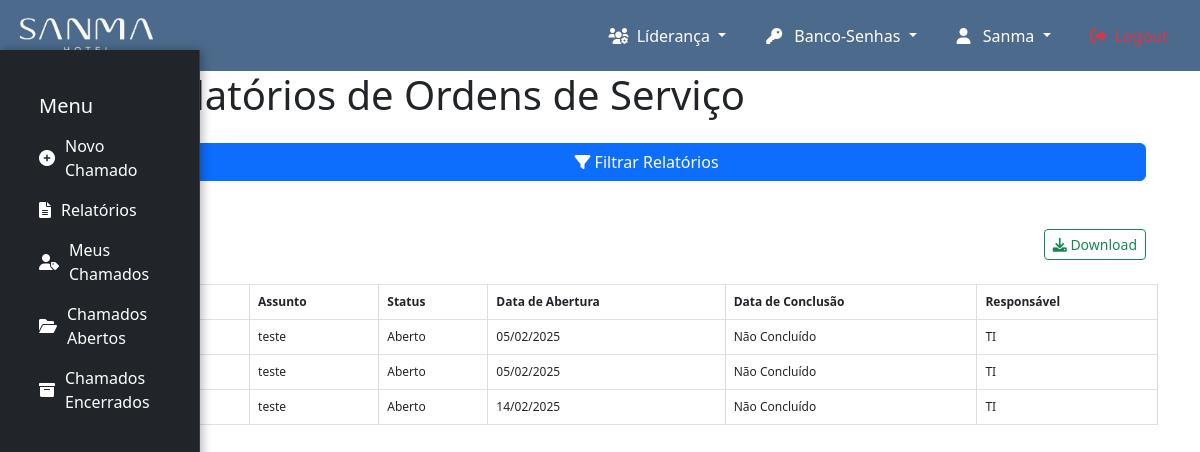
Screenshot of /ordem-servico/relatorio-chamados/ (signed in) with the database file from the repository.
### ordem_servico/models.py (models this page shows, shortened)
class Chamado(models.Model):
    STATUS_CHOICES = [
        ('Aberto', 'Aberto'),
        ('Em andamento', 'Em andamento'),
        ('Encaminhado a TOTVS', 'Encaminhado a TOTVS'),
        ('Concluído', 'Concluído'),
        ('Aguardando aprovação', 'Aguardando aprovação'),
        ('Em análise', 'Em análise'),
        ('Em desenvolvimento', 'Em desenvolvimento'),
        ('Manutenção', 'Manutenção'),
    ]
    PRIORIDADE_CHOICES = [
        ('Baixa', 'Baixa'),
        ('Média', 'Média'),
        ('Alta', 'Alta'),
        ('Urgente', 'Urgente'),
    ]
    assunto = models.CharField(max_length=255)
    descricao = models.TextField()
    grupo_responsavel = models.ForeignKey(Group, on_delete=models.CASCADE)
    grupo_trabalho = models.ForeignKey(GrupoTrabalho, null=True, on_delete=models.CASCADE)
    evidencia = models.FileField(upload_to='evidencias/', null=True, blank=True)
    grupos_liberados = models.ManyToManyField(Group, related_name='chamados_liberados', blank=True)
    data_abertura = models.DateTimeField(auto_now_add=True)
    data_conclusao = models.DateTimeField(null=True, blank=True)
    status = models.CharField(max_length=20, choices=STATUS_CHOICES)
    prioridade = models.CharField(max_length=10, choices=PRIORIDADE_CHOICES)
    prioridade_cliente = models.CharField(max_length=10, null=True, blank=True)
    criado_por = models.ForeignKey(User, on_delete=models.SET_NULL, null=True)
    numero_ticket = models.CharField(max_length=100, null=True, blank=True)

### ordem_servico/views/adm_chamado.py (the view)
# urls.py: path('relatorio-chamados/', relatorio_chamados, name='relatorio_chamados'),
@user_passes_test(has_permission, login_url='403')  # Verifica se o usuário tem permissão
@login_required
def relatorio_chamados(request):
    status_filter = request.GET.get('status', '')
    start_date = request.GET.get('start_date', '')
    end_date = request.GET.get('end_date', '')
    grupo_filter = request.GET.get('grupo', '')
    responsavel_filter = request.GET.get('responsavel', '')
    chamados = Chamado.objects.all()
    if status_filter:
        status_list = status_filter.split(',')
        if 'Aberto' in status_list:
            chamados = chamados.filter(~Q(status='Concluído'))  # Exclui "Concluído"
        else:
            chamados = chamados.filter(status__in=status_list)
    if start_date:
        chamados = chamados.filter(data_abertura__gte=start_date)
    if end_date:
        chamados = chamados.filter(data_abertura__lte=end_date)
    if grupo_filter:
        chamados = chamados.filter(grupo_responsavel_id=grupo_filter)
    if responsavel_filter:
        chamados = chamados.filter(criado_por_id=responsavel_filter)
    grupos = Group.objects.filter(name__in=['TI', 'MANUTENÇÃO'])  # Filtra para apenas os grupos TI e MANUTENÇÃO
    usuarios = User.objects.all()  # ou apenas os usuários relevantes
    return render(request, 'adm_ordem_servico/relatorios.html', {
        'chamados': chamados,
        'grupos': grupos,
        'usuarios': usuarios,
        'request': request,
    })

### core/views.py (called while the page is built)
def has_permission(user):
    return user.is_authenticated and (user.is_staff or user.groups.filter(name__in=['ADMIN', 'LIDERANÇA']).exists())

### templates/adm_ordem_servico/relatorios.html (shortened to what this page needs)
{% extends 'core/base.html' %}
{% load static %}
{% block extra_css %}
<link rel="stylesheet" href="{% static 'css/adm_ordem_servico/relatorios.css' %}">
<link rel="stylesheet" href="{% static 'css/adm_ordem_servico/menu_os.css' %}">
{% endblock %}
{% block content %}
<div class="container">
    <div class="row">
        <div class="col-md-1">
            {% include 'adm_ordem_servico/adm_menu_os.html' %}
        </div>
        <div class="col-md-11">
            <h1 class="text-left mb-4">Relatórios de Ordens de Serviço</h1>
            <form method="get" action="{% url 'relatorio_chamados' %}" class="d-flex flex-column gap-4 mb-4">
                <button type="button" id="toggle-filters" class="btn btn-primary mb-4">
                    <i class="fas fa-filter"></i> Filtrar Relatórios
                </button>
            </form>
            <div class="d-flex justify-content-between mt-3">
                <a href="{% url 'gerar_relatorio_pdf' %}" class="btn btn-outline-success btn-sm ms-auto">
                    <i class="fas fa-download"></i> Download
                </a>
            </div>
            <div class="row mt-4">
                <table class="table table-bordered">
                    <thead>
                        <tr>
                            <th>TICKET</th>
                            <th>Assunto</th>
                            <th>Status</th>
                            <th>Data de Abertura</th>
                            <th>Data de Conclusão</th>
                            <th>Responsável</th>
                        </tr>
                    </thead>
                    <tbody>
                        {% for chamado in chamados %}
                        <tr>
                            <td>{{ chamado.id }}</td>
                            <td>{{ chamado.assunto }}</td>
                            <td>{{ chamado.status }}</td>
                            <td>{{ chamado.data_abertura|date:"d/m/Y" }}</td>
                            <td>{% if chamado.data_conclusao %} {{ chamado.data_conclusao|date:"d/m/Y" }} {% else %} Não Concluído {% endif %}</td>
                            <td>{{ chamado.grupo_responsavel.name }}</td>
                        </tr>
                        {% empty %}
                        <tr>
                            <td colspan="6" class="text-center">Nenhum chamado encontrado.</td>
                        </tr>
                        {% endfor %}
                    </tbody>
                </table>
            </div>
        </div>
    </div>
</div>
{% endblock %}

### static/css/adm_ordem_servico/relatorios.css (style rules this page uses)
thead { display: table-header-group; }
table { width: 100%; border-collapse: collapse; font-size: 12px; }
th, td { border: 1px solid #ddd; padding: 8px; text-align: left; }
thead { display: table-header-group; background-color: #f4f4f4; font-weight: bold; }

### rows the page displays
Chamado: assunto "teste", status "Aberto", data_abertura "05/02/2025", shows "Não Concluído", grupo_responsavel.name "TI"
Chamado: assunto "teste", status "Aberto", data_abertura "05/02/2025", shows "Não Concluído", grupo_responsavel.name "TI"
Chamado: assunto "teste", status "Aberto", data_abertura "14/02/2025", shows "Não Concluído", grupo_responsavel.name "TI"
